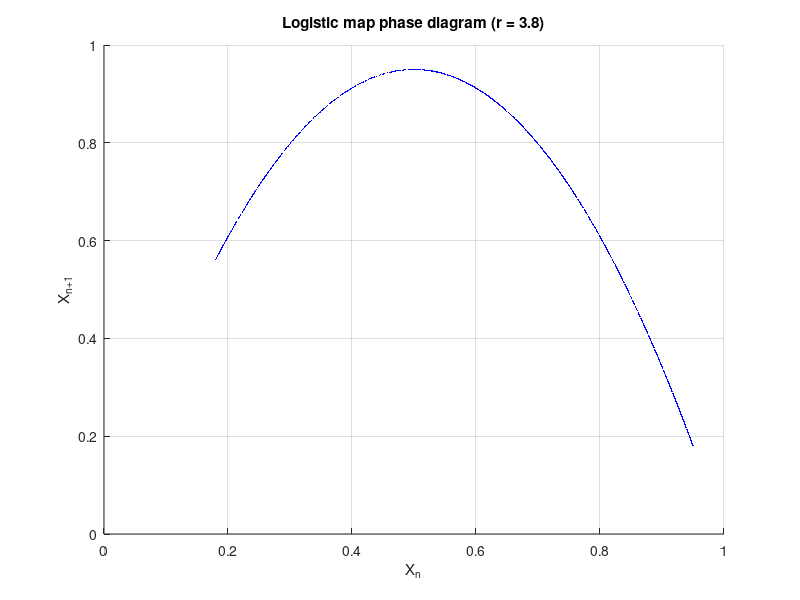

MATLAB code to generate this figure:
clc; clear; close all;

%% 参数设置
N = 2000;         % 迭代步数
T = 200;          % 分岔图取后 T 轮数据
x0 = 0.5;         % 初始值

% 4️⃣ Logistic 映射的相图
r_sample = 3.8;   % 选择一个典型混沌参数
x = rand();       % 初始值
X = zeros(1, N);
for i = 1:N
    X(i) = x;
    x = r_sample * x * (1 - x);
end

figure;
hold on;
plot(X(1:end-1), X(2:end), 'b.', 'MarkerSize', 1);
xlabel('X_n');
ylabel('X_{n+1}');
title(['Logistic map phase diagram (r = ', num2str(r_sample), ')']);
grid on;
hold off;

